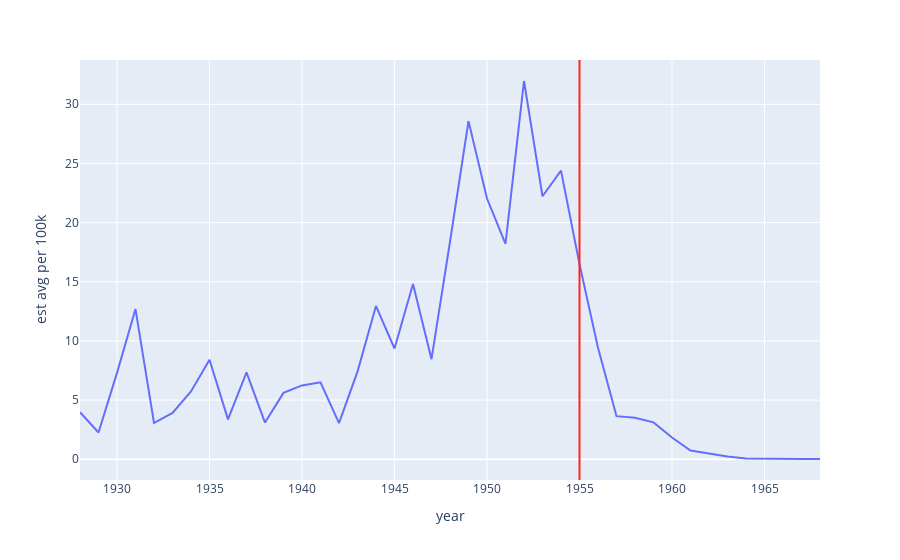

This figure's notebook cell:
### Code cell
df_polio = original_df[original_df["disease"] == "Polio"]
df_polio = df_polio.groupby("year")[["count", "population"]].sum()
df_polio["est avg per 100k"] = df_polio["count"] / (df_polio["population"] / 100000)

fig = px.line(df_polio, y="est avg per 100k")
fig.add_vline(x=YO_POLIO_VACCINE_INTRODUCTION, line=dict(color="#ff2222"))
fig.show()


df_polio = original_df[original_df["disease"] == "Polio"]
pd.options.mode.chained_assignment = None  # default='warn'
df_polio["est cases"] = round(df_polio["count"] / df_polio["weeks_reporting"] * 52)
pd.options.mode.chained_assignment = "warn"
df_polio = df_polio.groupby("year")[["est cases", "population"]].sum()
df_polio["est avg per 100k"] = df_polio["est cases"] / (df_polio["population"] / 100000)
df_polio

fig = px.line(df_polio, y="est avg per 100k")
fig.add_vline(x=YO_POLIO_VACCINE_INTRODUCTION, line=dict(color="#ff2222"))
fig.show()

### Figure 1 — Plotly figure (JSON) as saved in the notebook; plotly's stock layout.template omitted (floating-point values rounded to 4 significant figures)
{"data": [{"hovertemplate": "year=%{x}<br>est avg per 100k=%{y}<extra></extra>", "legendgroup": "", "line": {"color": "#636efa", "dash": "solid"}, "marker": {"symbol": "circle"}, "mode": "lines", "name": "", "orientation": "v", "showlegend": false, "type": "scatter", "x": [1928, 1929, 1930, 1931, 1932, 1933, 1934, 1935, 1936, 1937, 1938, 1939, 1940, 1941, 1942, 1943, 1944, 1945, 1946, 1947, 1948, 1949, 1950, 1951, 1952, 1953, 1954, 1955, 1956, 1957, 1958, 1959, 1960, 1961, 1962, 1963, 1964, 1965, 1966, 1967, 1968], "xaxis": "x", "y": [3.971, 2.263, 7.301, 12.7, 3.062, 3.911, 5.737, 8.415, 3.373, 7.349, 3.103, 5.606, 6.243, 6.5, 3.06, 7.409, 12.95, 9.36, 14.82, 8.457, 18.38, 28.58, 22.03, 18.21, 31.97, 22.23, 24.39, 16.49, 9.417, 3.644, 3.513, 3.116, 1.842, 0.7319, 0.492, 0.2283, 0.05911, 0.02867, 0.04893, 0.02189, 0.02818], "yaxis": "y"}], "layout": {"legend": {"tracegroupgap": 0}, "margin": {"t": 60}, "shapes": [{"line": {"color": "#ff2222"}, "type": "line", "x0": 1955, "x1": 1955, "xref": "x", "y0": 0, "y1": 1, "yref": "y domain"}], "xaxis": {"anchor": "y", "domain": [0, 1], "title": {"text": "year"}}, "yaxis": {"anchor": "x", "domain": [0, 1], "title": {"text": "est avg per 100k"}}}}
